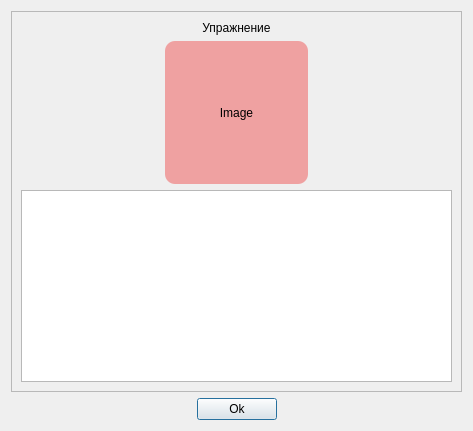
<?xml version="1.0" encoding="UTF-8"?>
<ui version="4.0">
 <class>ExerciseInfoWindow</class>
 <widget class="QDialog" name="ExerciseInfoWindow">
  <property name="geometry">
   <rect>
    <x>0</x>
    <y>0</y>
    <width>473</width>
    <height>431</height>
   </rect>
  </property>
  <property name="windowTitle">
   <string>Упражнение</string>
  </property>
  <layout class="QGridLayout" name="gridLayout">
   <item row="1" column="0">
    <layout class="QHBoxLayout" name="horizontalLayout">
     <item>
      <spacer name="horizontalSpacer">
       <property name="orientation">
        <enum>Qt::Horizontal</enum>
       </property>
       <property name="sizeHint" stdset="0">
        <size>
         <width>40</width>
         <height>20</height>
        </size>
       </property>
      </spacer>
     </item>
     <item>
      <widget class="QPushButton" name="acceptButton">
       <property name="text">
        <string>Ok</string>
       </property>
       <property name="default">
        <bool>true</bool>
       </property>
       <property name="flat">
        <bool>false</bool>
       </property>
      </widget>
     </item>
     <item>
      <spacer name="horizontalSpacer_2">
       <property name="orientation">
        <enum>Qt::Horizontal</enum>
       </property>
       <property name="sizeHint" stdset="0">
        <size>
         <width>40</width>
         <height>20</height>
        </size>
       </property>
      </spacer>
     </item>
    </layout>
   </item>
   <item row="0" column="0">
    <widget class="QScrollArea" name="scrollArea">
     <property name="widgetResizable">
      <bool>true</bool>
     </property>
     <widget class="QWidget" name="scrollAreaWidgetContents">
      <property name="geometry">
       <rect>
        <x>0</x>
        <y>0</y>
        <width>453</width>
        <height>376</height>
       </rect>
      </property>
      <layout class="QGridLayout" name="gridLayout_2">
       <item row="1" column="0">
        <layout class="QHBoxLayout" name="horizontalLayout_2">
         <item>
          <spacer name="horizontalSpacer_3">
           <property name="orientation">
            <enum>Qt::Horizontal</enum>
           </property>
           <property name="sizeHint" stdset="0">
            <size>
             <width>40</width>
             <height>20</height>
            </size>
           </property>
          </spacer>
         </item>
         <item>
          <widget class="QLabel" name="imageExercise">
           <property name="sizePolicy">
            <sizepolicy hsizetype="Expanding" vsizetype="Expanding">
             <horstretch>0</horstretch>
             <verstretch>0</verstretch>
            </sizepolicy>
           </property>
           <property name="styleSheet">
            <string notr="true">background-color:rgb(239, 161, 161);
border-radius:10;</string>
           </property>
           <property name="text">
            <string>Image</string>
           </property>
           <property name="alignment">
            <set>Qt::AlignCenter</set>
           </property>
          </widget>
         </item>
         <item>
          <spacer name="horizontalSpacer_4">
           <property name="orientation">
            <enum>Qt::Horizontal</enum>
           </property>
           <property name="sizeHint" stdset="0">
            <size>
             <width>40</width>
             <height>20</height>
            </size>
           </property>
          </spacer>
         </item>
        </layout>
       </item>
       <item row="2" column="0">
        <widget class="QTextEdit" name="describtion"/>
       </item>
       <item row="0" column="0">
        <widget class="QLabel" name="nameOfExercise">
         <property name="text">
          <string>Упражнение</string>
         </property>
         <property name="alignment">
          <set>Qt::AlignCenter</set>
         </property>
         <property name="wordWrap">
          <bool>true</bool>
         </property>
        </widget>
       </item>
      </layout>
     </widget>
    </widget>
   </item>
  </layout>
 </widget>
 <resources/>
 <connections/>
</ui>
